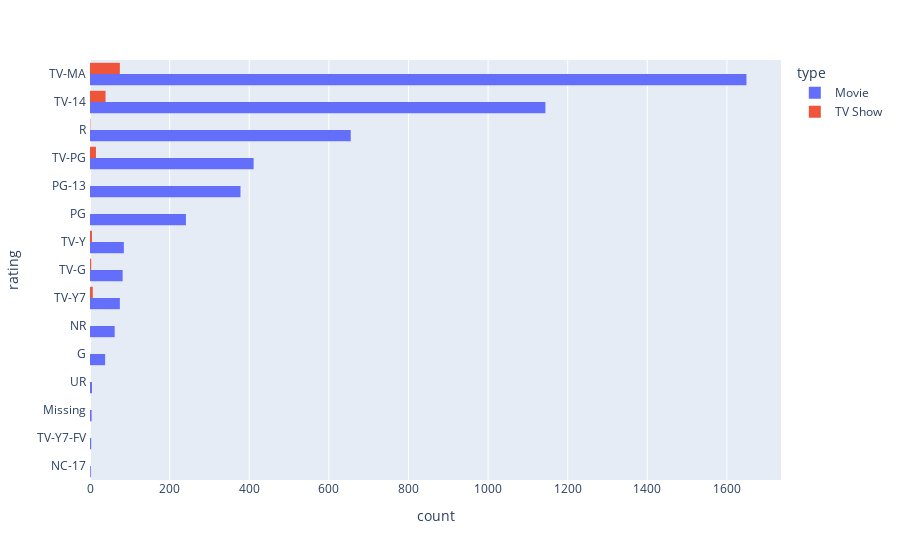

Write notebook code for a chart like this one.
### Code cell
fig = px.histogram(df, y='rating', color='type', barmode='group')
fig.update_yaxes(showgrid=False, categoryorder='total ascending', 
                 ticksuffix=' ', showline=False)
fig.show()

### Figure 1 — Plotly figure (JSON) as saved in the notebook; plotly's stock layout.template omitted (floating-point values rounded to 4 significant figures; data arrays with more than 128 entries replaced by an {"elided": "..."} marker saying what was removed)
{"data": [{"alignmentgroup": "True", "bingroup": "y", "hovertemplate": "type=Movie<br>count=%{x}<br>rating=%{y}<extra></extra>", "legendgroup": "Movie", "marker": {"color": "#636efa"}, "name": "Movie", "offsetgroup": "Movie", "orientation": "h", "showlegend": true, "type": "histogram", "xaxis": "x", "y": {"elided": "4834 str values"}, "yaxis": "y"}, {"alignmentgroup": "True", "bingroup": "y", "hovertemplate": "type=TV Show<br>count=%{x}<br>rating=%{y}<extra></extra>", "legendgroup": "TV Show", "marker": {"color": "#EF553B"}, "name": "TV Show", "offsetgroup": "TV Show", "orientation": "h", "showlegend": true, "type": "histogram", "xaxis": "x", "y": {"elided": "145 str values"}, "yaxis": "y"}], "layout": {"barmode": "group", "legend": {"title": {"text": "type"}, "tracegroupgap": 0}, "margin": {"t": 60}, "xaxis": {"anchor": "y", "domain": [0, 1], "title": {"text": "count"}}, "yaxis": {"anchor": "x", "categoryorder": "total ascending", "domain": [0, 1], "showgrid": false, "showline": false, "ticksuffix": " ", "title": {"text": "rating"}}}}
